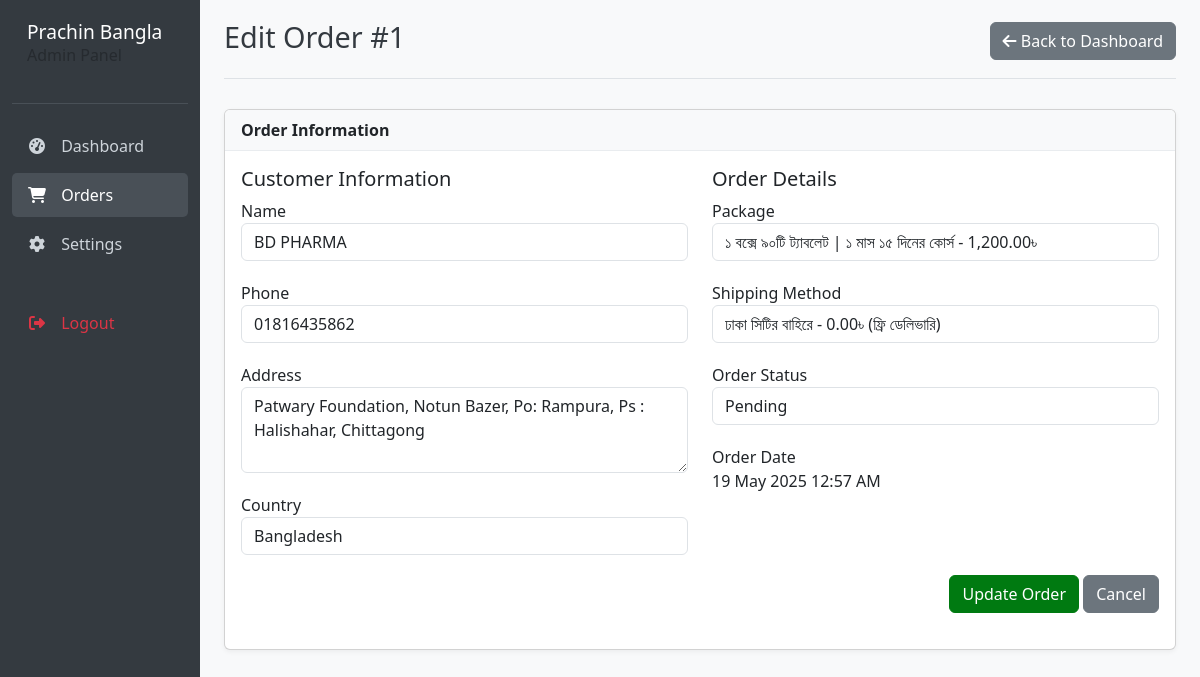
The page /public/admin-edit-order.php?id=1 (signed in) on the database as committed earlier.
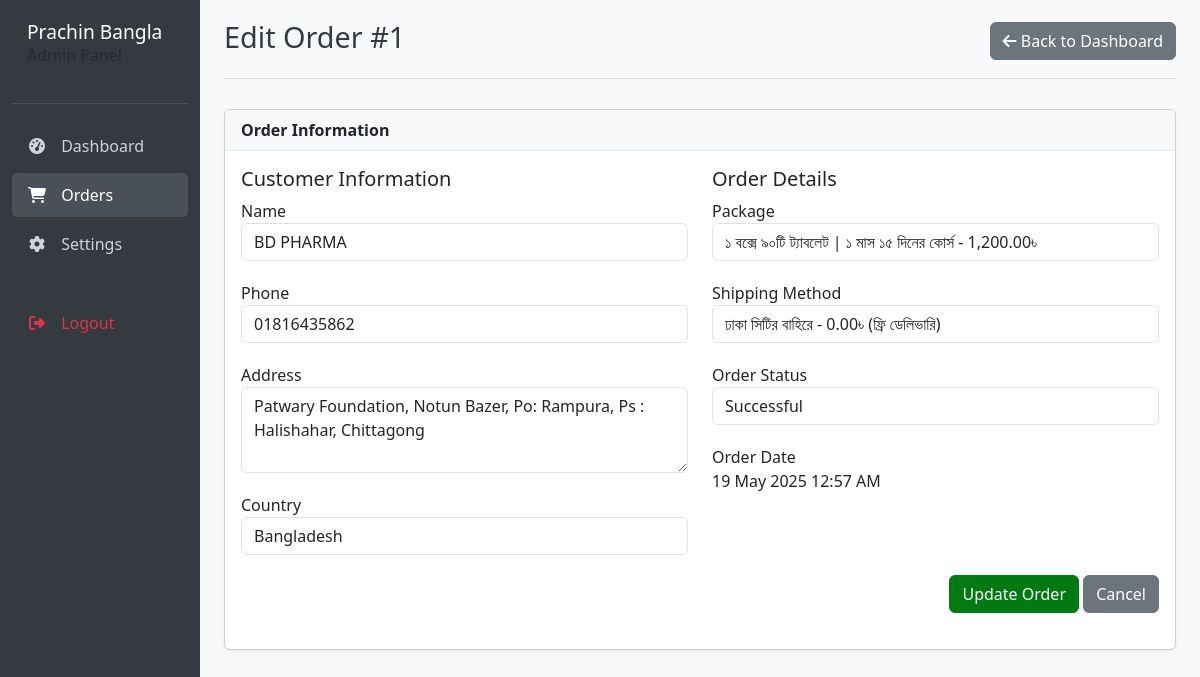
The same page on the database as committed later.
### tables this page shows
CREATE TABLE orders (
            id INTEGER PRIMARY KEY AUTOINCREMENT,
            name TEXT NOT NULL,
            address TEXT NOT NULL,
            phone TEXT NOT NULL,
            package TEXT NOT NULL,
            price REAL NOT NULL,
            shipping_method TEXT NOT NULL,
            shipping_cost REAL NOT NULL,
            country TEXT,
            honey_addon INTEGER DEFAULT 0,
            honey_price REAL DEFAULT 0,
            created_at DATETIME DEFAULT CURRENT_TIMESTAMP
        , status TEXT DEFAULT "pending");

### public/admin-edit-order.php (the view, shortened to what the changed rows need)
<?php
$id = isset($_GET['id']) ? (int)$_GET['id'] : 0;
$db = getDbConnection();
$stmt = $db->prepare("SELECT * FROM orders WHERE id = :id");
$stmt->execute([':id' => $id]);
$order = $stmt->fetch(PDO::FETCH_ASSOC);
?>
<!DOCTYPE html>
<html lang="en">
<head>
    <link href="https://cdn.jsdelivr.net/npm/bootstrap@5.3.0/dist/css/bootstrap.min.css" rel="stylesheet">
    <link rel="stylesheet" href="https://cdnjs.cloudflare.com/ajax/libs/font-awesome/6.4.0/css/all.min.css">
</head>
<body>
    <div class="container-fluid">
        <div class="row">
            <main class="col-md-9 ms-sm-auto col-lg-10 px-md-4 main-content">
                <div class="page-header d-flex justify-content-between align-items-center">
                    <h1>Edit Order #<?php echo $order['id']; ?></h1>
                    <a href="admin-dashboard.php" class="btn btn-secondary">
                        <i class="fas fa-arrow-left"></i> Back to Dashboard
                    </a>
                </div>
                <div class="card">
                    <div class="card-body">
                        <form action="admin-edit-order.php?id=<?php echo $order['id']; ?>" method="POST">
                            <div class="row">
                                <div class="col-md-6">
                                    <div class="form-group">
                                        <label for="name">Name</label>
                                        <input type="text" class="form-control" id="name" name="name" value="<?php echo htmlspecialchars($order['name']); ?>" required>
                                    </div>
                                    <div class="form-group">
                                        <label for="phone">Phone</label>
                                        <input type="text" class="form-control" id="phone" name="phone" value="<?php echo htmlspecialchars($order['phone']); ?>" required>
                                    </div>
                                    <div class="form-group">
                                        <label for="address">Address</label>
                                        <textarea class="form-control" id="address" name="address" rows="3" required><?php echo htmlspecialchars($order['address']); ?></textarea>
                                    </div>
                                    <div class="form-group">
                                        <label for="country">Country</label>
                                        <input type="text" class="form-control" id="country" name="country" value="<?php echo htmlspecialchars($order['country']); ?>">
                                    </div>
                                </div>
                                <div class="col-md-6">
                                    <div class="form-group">
                                        <label for="package">Package</label>
                                        <select class="form-control" id="package" name="package" required>
                                            <option value="1month" <?php echo ($order['package'] === '1month') ? 'selected' : ''; ?>>১ বক্সে ৯০টি ট্যাবলেট | ১ মাস ১৫ দিনের কোর্স - 1,200.00৳</option>
                                        </select>
                                    </div>
                                    <div class="form-group">
                                        <label for="shipping_method">Shipping Method</label>
                                        <select class="form-control" id="shipping_method" name="shipping_method" required>
                                            <option value="outside_dhaka" <?php echo ($order['shipping_method'] === 'outside_dhaka') ? 'selected' : ''; ?>>ঢাকা সিটির বাহিরে - 0.00৳ (ফ্রি ডেলিভারি)</option>
                                        </select>
                                    </div>
                                    <div class="form-group">
                                        <label for="status">Order Status</label>
                                        <select class="form-control" id="status" name="status" required>
                                            <option value="pending" <?php echo ($order['status'] === 'pending') ? 'selected' : ''; ?>>Pending</option>
                                            <option value="successful" <?php echo ($order['status'] === 'successful') ? 'selected' : ''; ?>>Successful</option>
                                        </select>
                                    </div>
                                    <div class="form-group">
                                        <label>Order Date</label>
                                        <p class="form-control-static"><?php echo date('d M Y h:i A', strtotime($order['created_at'])); ?></p>
                                    </div>
                                </div>
                            </div>
                        </form>
                    </div>
                </div>
            </main>
        </div>
    </div>
</body>
</html>

Rows that differ between the two databases and show on the page:
changed orders "BD PHARMA": status "Pending" → "Successful"
